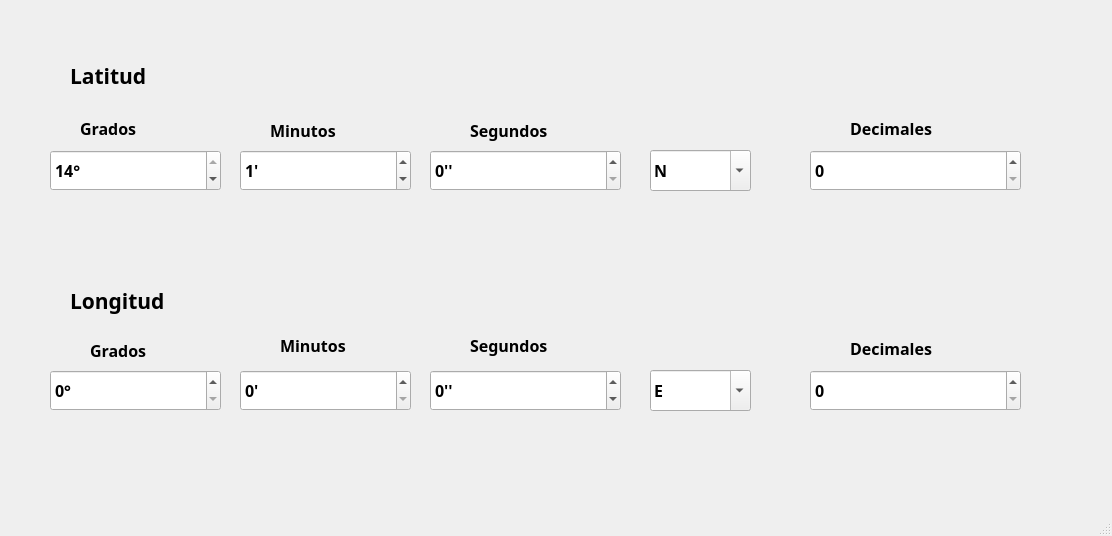
<?xml version="1.0" encoding="UTF-8"?>
<ui version="4.0">
 <class>Dialog</class>
 <widget class="QDialog" name="Dialog">
  <property name="geometry">
   <rect>
    <x>0</x>
    <y>0</y>
    <width>1112</width>
    <height>536</height>
   </rect>
  </property>
  <property name="windowTitle">
   <string>Dialog</string>
  </property>
  <property name="sizeGripEnabled">
   <bool>true</bool>
  </property>
  <widget class="QLabel" name="Label1">
   <property name="geometry">
    <rect>
     <x>70</x>
     <y>50</y>
     <width>131</width>
     <height>51</height>
    </rect>
   </property>
   <property name="font">
    <font>
     <family>Lucida Sans</family>
     <pointsize>16</pointsize>
     <weight>75</weight>
     <bold>true</bold>
    </font>
   </property>
   <property name="text">
    <string>Latitud</string>
   </property>
  </widget>
  <widget class="QSpinBox" name="grad_box">
   <property name="geometry">
    <rect>
     <x>50</x>
     <y>150</y>
     <width>171</width>
     <height>41</height>
    </rect>
   </property>
   <property name="font">
    <font>
     <family>Lucida Sans</family>
     <pointsize>12</pointsize>
     <weight>75</weight>
     <bold>true</bold>
    </font>
   </property>
   <property name="suffix">
    <string>°</string>
   </property>
   <property name="minimum">
    <number>-14</number>
   </property>
   <property name="maximum">
    <number>14</number>
   </property>
   <property name="stepType">
    <enum>QAbstractSpinBox::DefaultStepType</enum>
   </property>
   <property name="value">
    <number>14</number>
   </property>
  </widget>
  <widget class="QSpinBox" name="min_box">
   <property name="geometry">
    <rect>
     <x>240</x>
     <y>150</y>
     <width>171</width>
     <height>41</height>
    </rect>
   </property>
   <property name="font">
    <font>
     <family>Lucida Sans</family>
     <pointsize>12</pointsize>
     <weight>75</weight>
     <bold>true</bold>
    </font>
   </property>
   <property name="suffix">
    <string>'</string>
   </property>
   <property name="prefix">
    <string/>
   </property>
   <property name="minimum">
    <number>-59</number>
   </property>
   <property name="maximum">
    <number>59</number>
   </property>
   <property name="value">
    <number>1</number>
   </property>
   <property name="displayIntegerBase">
    <number>10</number>
   </property>
  </widget>
  <widget class="QSpinBox" name="seg_box">
   <property name="geometry">
    <rect>
     <x>430</x>
     <y>150</y>
     <width>191</width>
     <height>41</height>
    </rect>
   </property>
   <property name="font">
    <font>
     <family>Lucida Sans</family>
     <pointsize>12</pointsize>
     <weight>75</weight>
     <bold>true</bold>
    </font>
   </property>
   <property name="suffix">
    <string>''</string>
   </property>
  </widget>
  <widget class="QComboBox" name="latitud_box">
   <property name="enabled">
    <bool>true</bool>
   </property>
   <property name="geometry">
    <rect>
     <x>650</x>
     <y>150</y>
     <width>101</width>
     <height>41</height>
    </rect>
   </property>
   <property name="font">
    <font>
     <family>Lucida Sans</family>
     <pointsize>12</pointsize>
     <weight>75</weight>
     <bold>true</bold>
    </font>
   </property>
   <property name="editable">
    <bool>true</bool>
   </property>
   <property name="currentText">
    <string>N</string>
   </property>
   <item>
    <property name="text">
     <string>N</string>
    </property>
   </item>
   <item>
    <property name="text">
     <string>S</string>
    </property>
   </item>
  </widget>
  <widget class="QLabel" name="label2">
   <property name="geometry">
    <rect>
     <x>70</x>
     <y>280</y>
     <width>161</width>
     <height>41</height>
    </rect>
   </property>
   <property name="font">
    <font>
     <family>Lucida Sans</family>
     <pointsize>16</pointsize>
     <weight>75</weight>
     <bold>true</bold>
    </font>
   </property>
   <property name="text">
    <string>Longitud</string>
   </property>
  </widget>
  <widget class="QSpinBox" name="grad_lon_box">
   <property name="geometry">
    <rect>
     <x>50</x>
     <y>370</y>
     <width>171</width>
     <height>41</height>
    </rect>
   </property>
   <property name="font">
    <font>
     <family>Lucida Sans</family>
     <pointsize>12</pointsize>
     <weight>75</weight>
     <bold>true</bold>
    </font>
   </property>
   <property name="suffix">
    <string>°</string>
   </property>
  </widget>
  <widget class="QSpinBox" name="min_lon_box">
   <property name="geometry">
    <rect>
     <x>240</x>
     <y>370</y>
     <width>171</width>
     <height>41</height>
    </rect>
   </property>
   <property name="font">
    <font>
     <family>Lucida Sans</family>
     <pointsize>12</pointsize>
     <weight>75</weight>
     <bold>true</bold>
    </font>
   </property>
   <property name="suffix">
    <string>'</string>
   </property>
  </widget>
  <widget class="QSpinBox" name="seg_lon_box">
   <property name="geometry">
    <rect>
     <x>430</x>
     <y>370</y>
     <width>191</width>
     <height>41</height>
    </rect>
   </property>
   <property name="font">
    <font>
     <family>Lucida Sans</family>
     <pointsize>12</pointsize>
     <weight>75</weight>
     <bold>true</bold>
    </font>
   </property>
   <property name="suffix">
    <string>''</string>
   </property>
   <property name="prefix">
    <string/>
   </property>
   <property name="minimum">
    <number>-59</number>
   </property>
   <property name="maximum">
    <number>59</number>
   </property>
  </widget>
  <widget class="QComboBox" name="longitud_box">
   <property name="geometry">
    <rect>
     <x>650</x>
     <y>370</y>
     <width>101</width>
     <height>41</height>
    </rect>
   </property>
   <property name="font">
    <font>
     <family>Lucida Sans</family>
     <pointsize>12</pointsize>
     <weight>75</weight>
     <bold>true</bold>
    </font>
   </property>
   <property name="editable">
    <bool>true</bool>
   </property>
   <item>
    <property name="text">
     <string>E</string>
    </property>
   </item>
   <item>
    <property name="text">
     <string>O</string>
    </property>
   </item>
  </widget>
  <widget class="QSpinBox" name="spinBox">
   <property name="geometry">
    <rect>
     <x>810</x>
     <y>150</y>
     <width>211</width>
     <height>41</height>
    </rect>
   </property>
   <property name="font">
    <font>
     <family>Lucida Sans</family>
     <pointsize>12</pointsize>
     <weight>75</weight>
     <bold>true</bold>
    </font>
   </property>
  </widget>
  <widget class="QSpinBox" name="spinBox_2">
   <property name="geometry">
    <rect>
     <x>810</x>
     <y>370</y>
     <width>211</width>
     <height>41</height>
    </rect>
   </property>
   <property name="font">
    <font>
     <family>Lucida Sans</family>
     <pointsize>12</pointsize>
     <weight>75</weight>
     <italic>false</italic>
     <bold>true</bold>
    </font>
   </property>
  </widget>
  <widget class="QLabel" name="label">
   <property name="geometry">
    <rect>
     <x>90</x>
     <y>330</y>
     <width>101</width>
     <height>41</height>
    </rect>
   </property>
   <property name="font">
    <font>
     <family>Lucida Sans</family>
     <pointsize>12</pointsize>
     <weight>75</weight>
     <bold>true</bold>
    </font>
   </property>
   <property name="text">
    <string>Grados</string>
   </property>
  </widget>
  <widget class="QLabel" name="label_2">
   <property name="geometry">
    <rect>
     <x>280</x>
     <y>330</y>
     <width>91</width>
     <height>31</height>
    </rect>
   </property>
   <property name="font">
    <font>
     <family>Lucida Sans</family>
     <pointsize>12</pointsize>
     <weight>75</weight>
     <bold>true</bold>
    </font>
   </property>
   <property name="text">
    <string>Minutos</string>
   </property>
  </widget>
  <widget class="QLabel" name="label_3">
   <property name="geometry">
    <rect>
     <x>470</x>
     <y>330</y>
     <width>121</width>
     <height>31</height>
    </rect>
   </property>
   <property name="font">
    <font>
     <family>Lucida Sans</family>
     <pointsize>12</pointsize>
     <weight>75</weight>
     <bold>true</bold>
    </font>
   </property>
   <property name="text">
    <string>Segundos</string>
   </property>
  </widget>
  <widget class="QLabel" name="label_4">
   <property name="geometry">
    <rect>
     <x>850</x>
     <y>340</y>
     <width>111</width>
     <height>16</height>
    </rect>
   </property>
   <property name="font">
    <font>
     <family>Lucida Sans</family>
     <pointsize>12</pointsize>
     <weight>75</weight>
     <bold>true</bold>
    </font>
   </property>
   <property name="text">
    <string>Decimales</string>
   </property>
  </widget>
  <widget class="QLabel" name="label_5">
   <property name="geometry">
    <rect>
     <x>80</x>
     <y>120</y>
     <width>81</width>
     <height>16</height>
    </rect>
   </property>
   <property name="font">
    <font>
     <family>Lucida Sans</family>
     <pointsize>12</pointsize>
     <weight>75</weight>
     <bold>true</bold>
    </font>
   </property>
   <property name="text">
    <string>Grados</string>
   </property>
  </widget>
  <widget class="QLabel" name="label_6">
   <property name="geometry">
    <rect>
     <x>270</x>
     <y>120</y>
     <width>91</width>
     <height>20</height>
    </rect>
   </property>
   <property name="font">
    <font>
     <family>Lucida Sans</family>
     <pointsize>12</pointsize>
     <weight>75</weight>
     <bold>true</bold>
    </font>
   </property>
   <property name="text">
    <string>Minutos</string>
   </property>
  </widget>
  <widget class="QLabel" name="label_7">
   <property name="geometry">
    <rect>
     <x>470</x>
     <y>110</y>
     <width>111</width>
     <height>41</height>
    </rect>
   </property>
   <property name="font">
    <font>
     <family>Lucida Sans</family>
     <pointsize>12</pointsize>
     <weight>75</weight>
     <bold>true</bold>
    </font>
   </property>
   <property name="text">
    <string>Segundos</string>
   </property>
  </widget>
  <widget class="QLabel" name="label_8">
   <property name="geometry">
    <rect>
     <x>850</x>
     <y>120</y>
     <width>111</width>
     <height>16</height>
    </rect>
   </property>
   <property name="font">
    <font>
     <family>Lucida Sans</family>
     <pointsize>12</pointsize>
     <weight>75</weight>
     <bold>true</bold>
    </font>
   </property>
   <property name="text">
    <string>Decimales</string>
   </property>
  </widget>
 </widget>
 <resources/>
 <connections/>
</ui>
